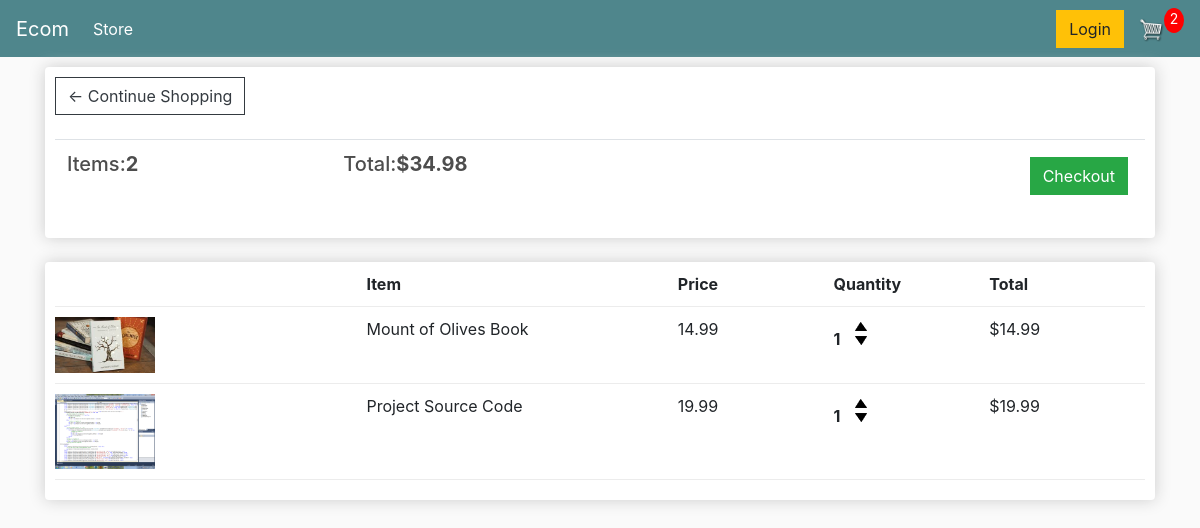
The app's page /cart/ (signed in) with its own data.
### store/models.py (models this page shows, shortened)
class Order(models.Model):
    customer = models.ForeignKey(Customer,on_delete=models.SET_NULL,null=True,blank=True)
    date_ordered = models.DateTimeField(auto_now_add=True)
    complete = models.BooleanField(default=False,null=True,blank=False)
    transaction_id = models.CharField(max_length=100,null=True)
    @property
    def get_cart_total(self):
        orderitems = self.orderitem_set.all()
        total = sum([item.get_total for item in orderitems])
        return total
    @property
    def get_cart_items(self):
        orderitems = self.orderitem_set.all()
        total = sum([item.quantity for item in orderitems])
        return total

class OrderItem(models.Model):
    product = models.ForeignKey(Product,on_delete=models.SET_NULL,null=True)
    order = models.ForeignKey(Order,on_delete=models.SET_NULL,null=True)
    quantity = models.IntegerField(default=0,null=True,blank=True)
    date_added = models.DateTimeField(auto_now_add=True)
    @property
    def get_total(self):
        total = self.product.price * self.quantity
        return total

class Product(models.Model):
    name = models.CharField(max_length=200,null=True)
    price = models.DecimalField(max_digits=7,decimal_places=2
                                )
    digital = models.BooleanField(default=False,null=True,blank=False)
    image = models.ImageField(null=True,blank=True)
    @property
    def imageURL(self):
        try:
            url = self.image.url
        except:
            url = ''
        return url

### store/views.py (the view)
# urls.py: path('cart/', views.cart, name='cart'),
def cart(request):
    data = cartData(request)
    cartItems = data['cartItems']
    order = data['order']
    items = data['items']
    context = {'items': items,'order': order, 'cartItems': cartItems}
    return render(request,'store/cart.html',context)

### store/utils.py (called while the page is built)
def cartData(request):
    if request.user.is_authenticated:
        customer = request.user.customer
        order, created = Order.objects.get_or_create(customer=customer, complete=False)
        items = order.orderitem_set.all()
        cartItems = order.get_cart_items
    else:
        cookieData = cookieCart(request)
        cartItems = cookieData['cartItems']
        order = cookieData['order']
        items = cookieData['items']
    return {'cartItems':cartItems, 'order':order, 'items':items}

### store/templates/store/cart.html
{% extends 'store/main.html' %}
{% load static %}
{% block content %}
<div class="row">
    <div class="col-lg-12">
        <div class="box-element">
            <a class="btn btn-outline-dark" href="{% url 'store' %}">&#x2190; Continue Shopping</a>
            <br>
            <br>
            <table class="table">
                <tr>
                    <th><h5>Items:<strong>{{order.get_cart_items}}</strong></h5></th>
                    <th><h5>Total:<strong>${{order.get_cart_total|floatformat:2}}</strong></h5></th>
                    <th>
                        <a style="float:right; margin:5px" class="btn btn-success" href="{% url 'checkout' %}">Checkout</a>
                    </th>
                </tr>
            </table>
        </div>
        <br>
        <div class="box-element">
            <div class="cart-row">
                <div style="flex:2"></div>
                <div style="flex:2"><strong>Item</strong></div>
                <div style="flex:1"><strong>Price</strong></div>
                <div style="flex:1"><strong>Quantity</strong></div>
                <div style="flex:1"><strong>Total</strong></div>
            </div>
            {% for item in items %}
            <div class="cart-row">
                <div style="flex:2"><img class="row-image" src="{{item.product.imageURL}}"></div>
                <div style="flex:2">{{item.product.name}}</div>
                <div style="flex:1">{{item.product.price|floatformat:2}}</div>
                <div style="flex:1">
                    <p class="quantity">{{item.quantity}}</p>
						<div class="quantity">
							<img data-product={{item.product.id}} data-action="add" class="chg-quantity update-cart" src="{% static  'images/arrow-up.png' %}">
							<img data-product={{item.product.id}} data-action="remove" class="chg-quantity update-cart" src="{% static  'images/arrow-down.png' %}">
						</div>
                </div>
                <div style="flex:1">${{item.get_total}}</div>
            </div>
            {% endfor %}
        </div>
    </div>
</div>
{% endblock content %}

### static/css/main.css (style rules this page uses)
body { background-color: hsl(0, 0%, 98%); }
h1,h2,h3,h4,h5,h6 { color:hsl(0, 0%, 30%); }
.box-element { box-shadow:hsl(0, 0%, 80%) 0 0 16px; background-color: #fff; border-radius: 4px; padding: 10px; }
.col-lg-4, .col-lg-6, .col-lg-8, .col-lg-12 { margin-top: 10px; }
.btn { border-radius: 0; }
.row-image { width: 100px; }
.cart-row { display: flex; align-items: flex-stretch; padding-bottom: 10px; margin-bottom: 10px; border-bottom: 1px solid #ececec; }
.quantity { display: inline-block; font-weight: 700; padding-right:10px; }
.chg-quantity { width: 12px; cursor: pointer; display: block; margin-top: 5px; transition:.1s; }

### records on screen
Order: get_cart_items "2", get_cart_total "34.98"
OrderItem: product.imageURL (picture), product.name "Mount of Olives Book", product.price "14.99", quantity "1", get_total "14.99"
OrderItem: product.imageURL (picture), product.name "Project Source Code", product.price "19.99", quantity "1", get_total "19.99"

### other values on screen
{{ cartItems }} "2"
